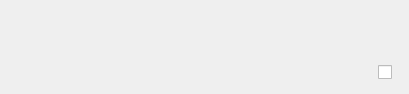
<?xml version="1.0" encoding="UTF-8"?>
<ui version="4.0">
 <class>CheckBoxDialog</class>
 <widget class="QDialog" name="CheckBoxDialog">
  <property name="geometry">
   <rect>
    <x>0</x>
    <y>0</y>
    <width>409</width>
    <height>94</height>
   </rect>
  </property>
  <layout class="QVBoxLayout" name="verticalLayout">
   <item>
    <layout class="QHBoxLayout" name="horizontalLayout_2">
     <item>
      <widget class="QLabel" name="iconLabel"/>
     </item>
     <item>
      <widget class="QLabel" name="textLabel">
       <property name="text">
        <string/>
       </property>
       <property name="alignment">
        <set>Qt::AlignLeading|Qt::AlignLeft|Qt::AlignTop</set>
       </property>
      </widget>
     </item>
    </layout>
   </item>
   <item>
    <layout class="QHBoxLayout" name="horizontalLayout">
     <item>
      <spacer name="horizontalSpacer">
       <property name="orientation">
        <enum>Qt::Horizontal</enum>
       </property>
       <property name="sizeHint" stdset="0">
        <size>
         <width>40</width>
         <height>20</height>
        </size>
       </property>
      </spacer>
     </item>
     <item>
      <widget class="QCheckBox" name="checkBox"/>
     </item>
     <item>
      <widget class="QDialogButtonBox" name="buttonBox">
       <property name="sizePolicy">
        <sizepolicy hsizetype="Fixed" vsizetype="Fixed">
         <horstretch>0</horstretch>
         <verstretch>0</verstretch>
        </sizepolicy>
       </property>
      </widget>
     </item>
    </layout>
   </item>
  </layout>
 </widget>
 <resources/>
 <connections>
  <connection>
   <sender>buttonBox</sender>
   <signal>accepted()</signal>
   <receiver>CheckBoxDialog</receiver>
   <slot>accept()</slot>
   <hints>
    <hint type="sourcelabel">
     <x>248</x>
     <y>254</y>
    </hint>
    <hint type="destinationlabel">
     <x>157</x>
     <y>274</y>
    </hint>
   </hints>
  </connection>
  <connection>
   <sender>buttonBox</sender>
   <signal>rejected()</signal>
   <receiver>CheckBoxDialog</receiver>
   <slot>reject()</slot>
   <hints>
    <hint type="sourcelabel">
     <x>316</x>
     <y>260</y>
    </hint>
    <hint type="destinationlabel">
     <x>286</x>
     <y>274</y>
    </hint>
   </hints>
  </connection>
 </connections>
</ui>
